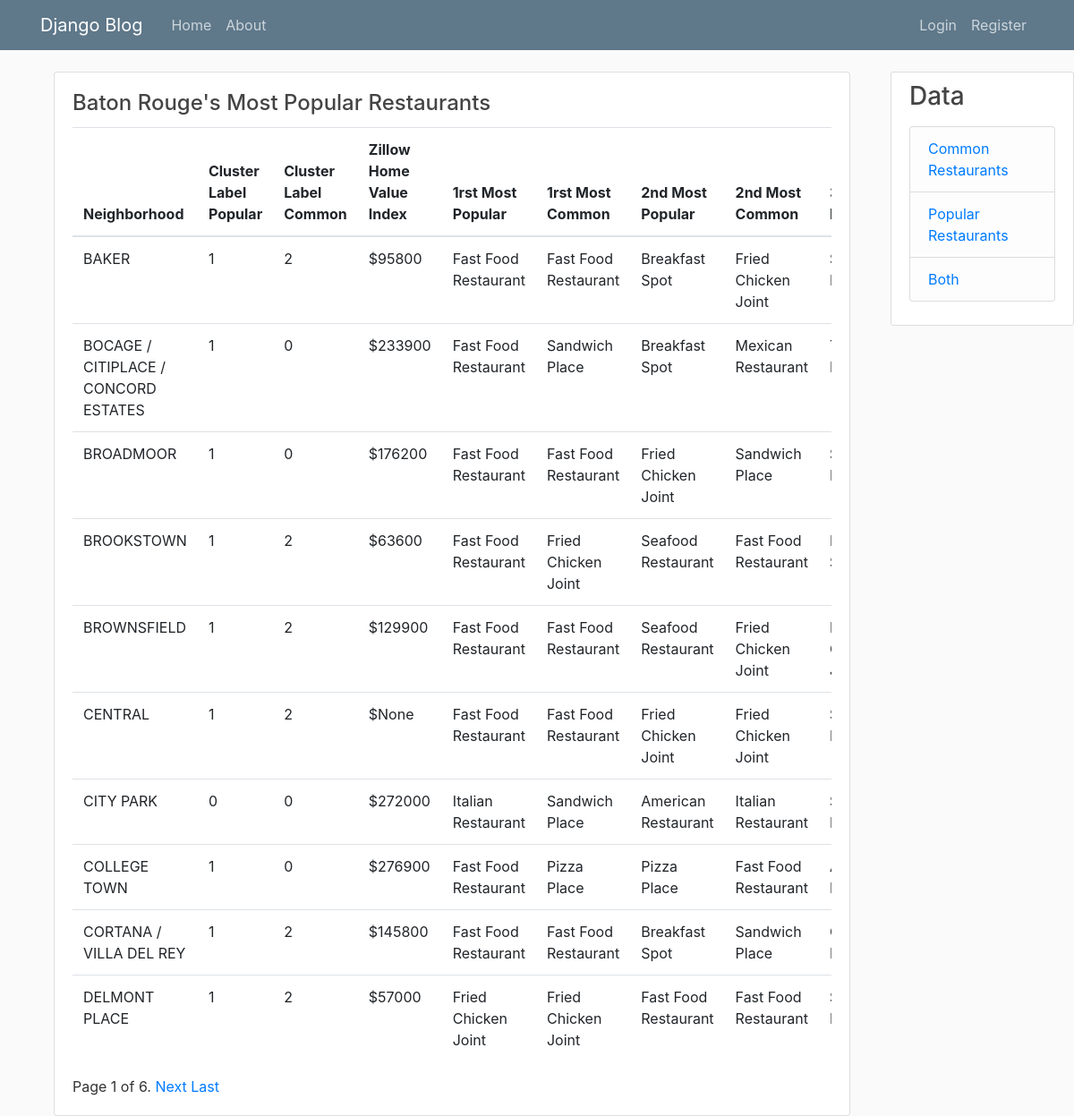
/data/both, run on the app's committed database.
### blog/models.py (models this page shows, shortened)
class Both(models.Model):
    neigh = models.ForeignKey(Neighborhood, on_delete=models.CASCADE, null=True, related_name='popComRest')
    first_most_popular_venue = models.CharField(max_length=100, blank=True, null=True)
    first_most_common_venue = models.CharField(max_length=100, blank=True, null=True)
    second_most_popular_venue = models.CharField(max_length=100, blank=True, null=True)
    second_most_common_venue = models.CharField(max_length=100, blank=True, null=True)
    third_most_popular_venue = models.CharField(max_length=100, blank=True, null=True)
    third_most_common_venue = models.CharField(max_length=100, blank=True, null=True)

class Neighborhood(models.Model):
    name = models.CharField(db_column='Neighborhood', max_length=100)
    cluster_label_com = models.IntegerField(db_column='Cluster Label Common', blank=True, null=True)
    cluster_label_pop = models.IntegerField(db_column='Cluster Label Popular', blank=True, null=True)
    zillow_value = models.IntegerField(db_column='Zillow Home Value Index', blank=True, null=True)
    def __str__(self):
        return str(self.name)

### blog/views.py (the view)
# urls.py: path('data/both', finalDataListBoth.as_view(), name='finalDataListBoth'),
class finalDataListBoth(ListView):
    paginate_by = 10
    template_name = 'blog/dataBoth.html'
    context_object_name = 'both'
    model = Both
    def get_context_data(self, **kwargs):
        context = super().get_context_data(**kwargs)
        context['Data'] = 'Data'
        context['Both'] = 'Both'
        context['links'] = ['Final', 'Data']
        return context

### blog/templates/blog/dataBoth.html (shortened to what this page needs)
{% extends "blog/base.html" %}
{% block content %}
    <div class="col-12 grid-margin stretch-card">
        <div class="card">
            <div class="card-body">
                <h4 class="card-title">Baton Rouge's Most Popular Restaurants</h4>
                <div class="table-responsive">
                    <table class="table table-hover">
                        <thead>
                            <tr>
                                <th>Neighborhood</th>
                                <th>Cluster Label Popular</th>
                                <th>Cluster Label Common</th>
                                <th>Zillow Home Value Index</th>
                                <th>1rst Most Popular</th>
                                <th>1rst Most Common</th>
                                <th>2nd Most Popular</th>
                                <th>2nd Most Common</th>
                                <th>3rd Most Popular</th>
                            </tr>
                        </thead>
                        <tbody>
                            {% for data in both %}
                                <tr>
                                    <td>{{ data.neigh }}</td>
                                    <td>{{ data.neigh.cluster_label_pop }}</td>
                                    <td>{{ data.neigh.cluster_label_com }}</td>
                                    <td>${{ data.neigh.zillow_value }}</td>
                                    <td>{{ data.first_most_popular_venue }}</td>
                                    <td>{{ data.first_most_common_venue }}</td>
                                    <td>{{ data.second_most_popular_venue }}</td>
                                    <td>{{ data.second_most_common_venue }}</td>
                                    <td>{{ data.third_most_popular_venue }}</td>
                                </tr>
                            {% endfor %}
                        </tbody>
                    </table>
                    <div class="pagination">
                        <span class="step-links">
                            <span class="current">
                                Page {{ page_obj.number }} of {{ page_obj.paginator.num_pages }}.
                            </span>
                            {% if page_obj.has_next %}
                                <a href="?page={{ page_obj.next_page_number }}"> Next </a>
                                <a href="?page={{ page_obj.paginator.num_pages }}"> Last </a>
                            {% endif %}
                        </span>
                    </div>
                </div>
            </div>
        </div>
    </div>
{% endblock content %}

### blog/static/blog/main.css (style rules this page uses)
body { background: #fafafa; color: #333333; margin-top: 5rem; }
h1, h2, h3, h4, h5, h6 { color: #444444; }

### data on the page
Both: neigh "BAKER", neigh.cluster_label_pop "1", neigh.cluster_label_com "2", neigh.zillow_value "95800", first_most_popular_venue "Fast Food Restaurant", first_most_common_venue "Fast Food Restaurant", second_most_popular_venue "Breakfast Spot", second_most_common_venue "Fried Chicken Joint"
Both: neigh "BOCAGE / CITIPLACE / CONCORD ESTATES", neigh.cluster_label_pop "1", neigh.cluster_label_com "0", neigh.zillow_value "233900", first_most_popular_venue "Fast Food Restaurant", first_most_common_venue "Sandwich Place", second_most_popular_venue "Breakfast Spot", second_most_common_venue "Mexican Restaurant"
Both: neigh "BROADMOOR", neigh.cluster_label_pop "1", neigh.cluster_label_com "0", neigh.zillow_value "176200", first_most_popular_venue "Fast Food Restaurant", first_most_common_venue "Fast Food Restaurant", second_most_popular_venue "Fried Chicken Joint", second_most_common_venue "Sandwich Place"
Both: neigh "BROOKSTOWN", neigh.cluster_label_pop "1", neigh.cluster_label_com "2", neigh.zillow_value "63600", first_most_popular_venue "Fast Food Restaurant", first_most_common_venue "Fried Chicken Joint", second_most_popular_venue "Seafood Restaurant", second_most_common_venue "Fast Food Restaurant"
Both: neigh "BROWNSFIELD", neigh.cluster_label_pop "1", neigh.cluster_label_com "2", neigh.zillow_value "129900", first_most_popular_venue "Fast Food Restaurant", first_most_common_venue "Fast Food Restaurant", second_most_popular_venue "Seafood Restaurant", second_most_common_venue "Fried Chicken Joint"
Both: neigh "CENTRAL", neigh.cluster_label_pop "1", neigh.cluster_label_com "2", neigh.zillow_value "None", first_most_popular_venue "Fast Food Restaurant", first_most_common_venue "Fast Food Restaurant", second_most_popular_venue "Fried Chicken Joint", second_most_common_venue "Fried Chicken Joint"
Both: neigh "CITY PARK", neigh.cluster_label_pop "0", neigh.cluster_label_com "0", neigh.zillow_value "272000", first_most_popular_venue "Italian Restaurant", first_most_common_venue "Sandwich Place", second_most_popular_venue "American Restaurant", second_most_common_venue "Italian Restaurant"
Both: neigh "COLLEGE TOWN", neigh.cluster_label_pop "1", neigh.cluster_label_com "0", neigh.zillow_value "276900", first_most_popular_venue "Fast Food Restaurant", first_most_common_venue "Pizza Place", second_most_popular_venue "Pizza Place", second_most_common_venue "Fast Food Restaurant"
Both: neigh "CORTANA / VILLA DEL REY", neigh.cluster_label_pop "1", neigh.cluster_label_com "2", neigh.zillow_value "145800", first_most_popular_venue "Fast Food Restaurant", first_most_common_venue "Fast Food Restaurant", second_most_popular_venue "Breakfast Spot", second_most_common_venue "Sandwich Place"
Both: neigh "DELMONT PLACE", neigh.cluster_label_pop "1", neigh.cluster_label_com "2", neigh.zillow_value "57000", first_most_popular_venue "Fried Chicken Joint", first_most_common_venue "Fried Chicken Joint", second_most_popular_venue "Fast Food Restaurant", second_most_common_venue "Fast Food Restaurant"

### other printed values
{{ page_obj.number }} "1"
{{ page_obj.paginator.num_pages }} "6"
